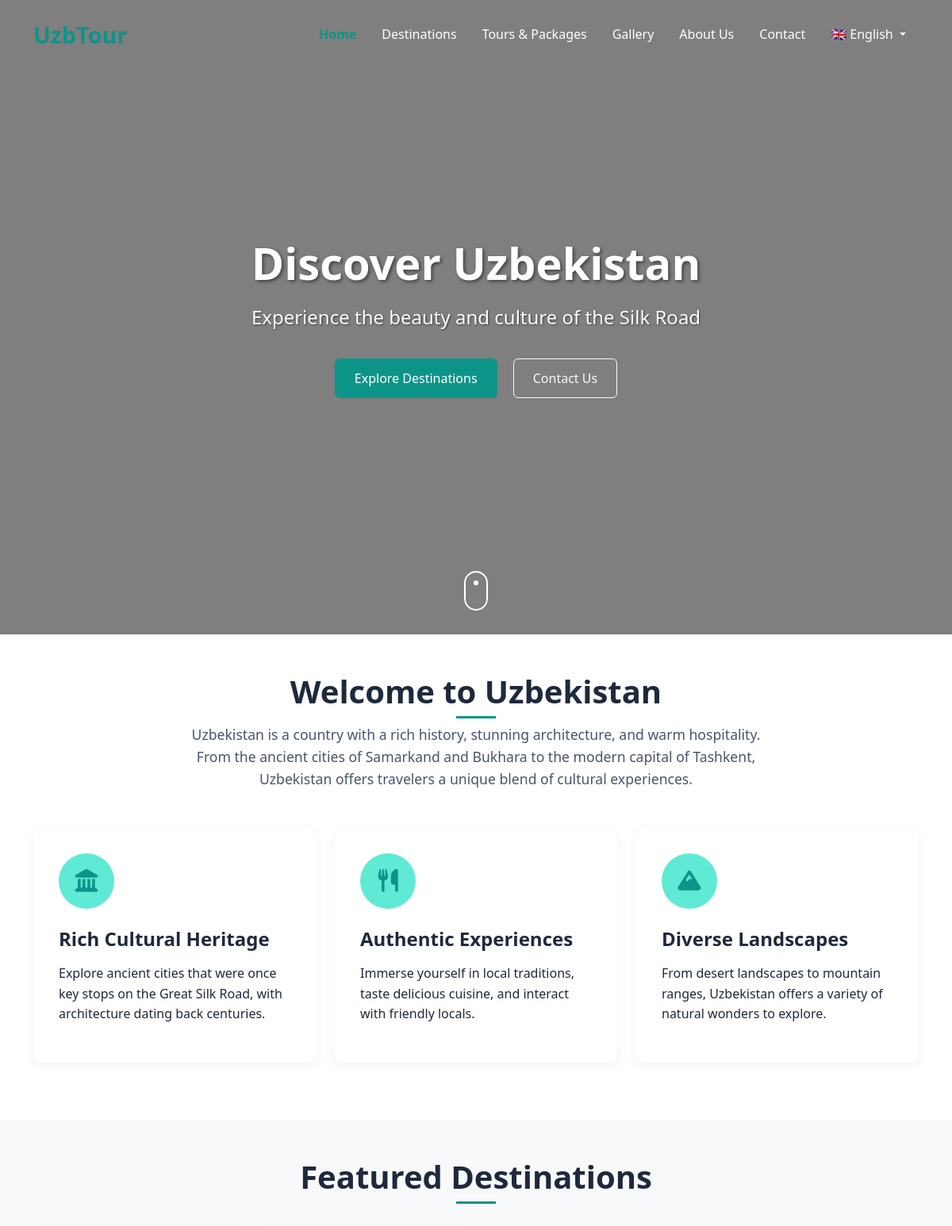
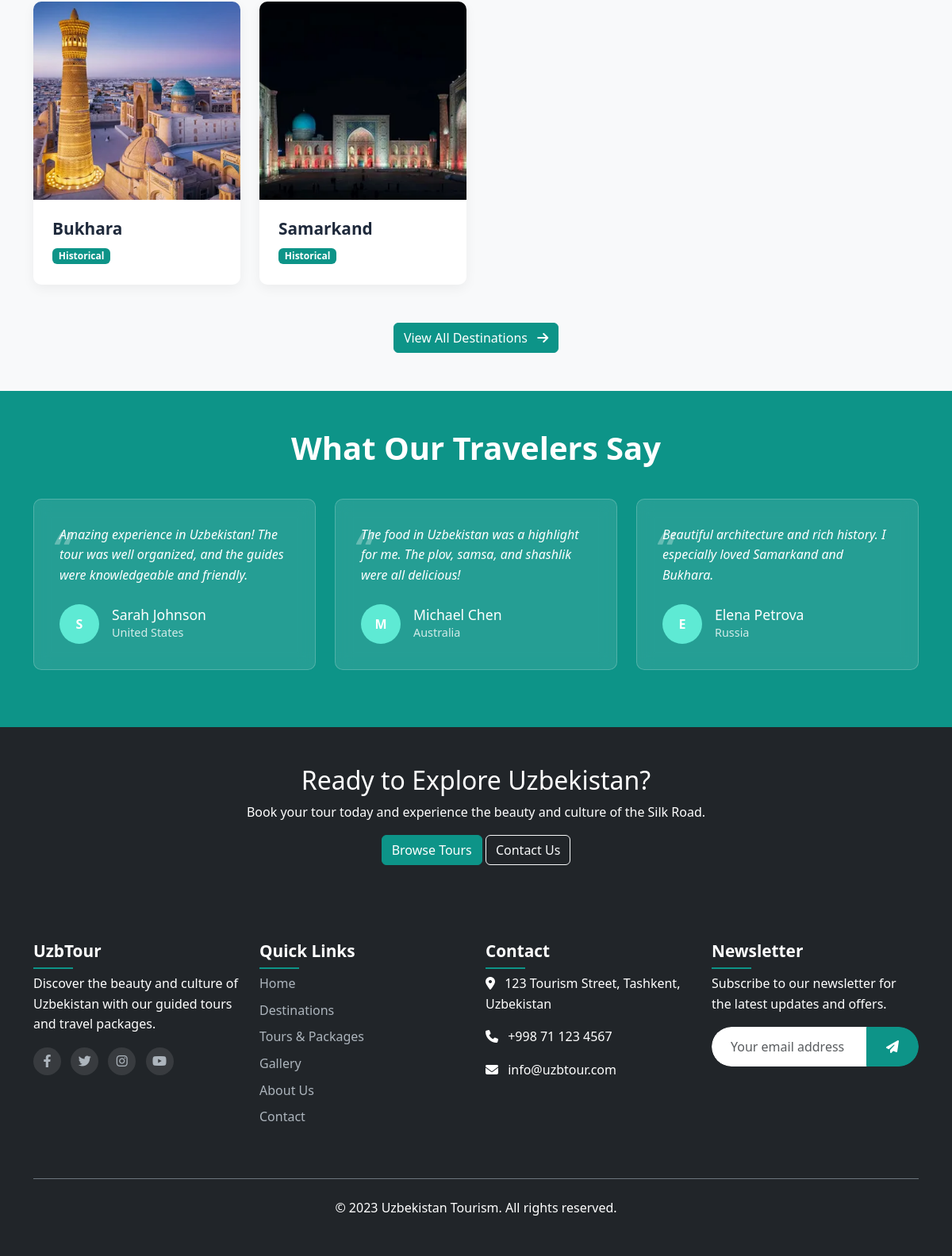
The page /en/ on the database its author committed (2 pictures, top to bottom).
### destinations/models.py (models this page shows, shortened)
class Destination(models.Model):
    name = models.CharField(_('Name'), max_length=200)
    slug = models.SlugField(_('Slug'), unique=True)
    description = RichTextField(_('Description'))
    image = models.ImageField(_('Image'), upload_to='destinations/')
    category = models.ForeignKey(DestinationCategory, on_delete=models.CASCADE, related_name='destinations',
                                 verbose_name=_('Category'))
    is_featured = models.BooleanField(_('Featured'), default=False)
    created_at = models.DateTimeField(_('Created at'), auto_now_add=True)
    updated_at = models.DateTimeField(_('Updated at'), auto_now=True)
    class Meta:
        verbose_name = _('Destination')
        verbose_name_plural = _('Destinations')
        ordering = ['-created_at']

class DestinationCategory(models.Model):
    name = models.CharField(_('Name'), max_length=100)
    slug = models.SlugField(_('Slug'), unique=True)
    class Meta:
        verbose_name = _('Destination Category')
        verbose_name_plural = _('Destination Categories')

### core/views.py (the view)
# urls.py: path('', views.home, name='home'),
def home(request):
    featured_destinations = Destination.objects.filter(is_featured=True)[:4]
    testimonials = [
        {
            'name': _('Sarah Johnson'),
            'country': _('United States'),
            'text': _(
                'Amazing experience in Uzbekistan! The tour was well organized, and the guides were knowledgeable and friendly.'),
        },
        {
            'name': _('Michael Chen'),
            'country': _('Australia'),
            'text': _(
                'The food in Uzbekistan was a highlight for me. The plov, samsa, and shashlik were all delicious!'),
        },
        {
            'name': _('Elena Petrova'),
            'country': _('Russia'),
            'text': _('Beautiful architecture and rich history. I especially loved Samarkand and Bukhara.'),
        },
    ]
    context = {
        'featured_destinations': featured_destinations,
        'testimonials': testimonials,
    }
    return render(request, 'core/home.html', context)

### core/templatetags/custom_filters.py (called while the page is built)
@register.filter
def multiply(value, arg):
    return int(value) * int(arg)

### templates/core/home.html (shortened to what this page needs)
{% extends 'base.html' %}
{% load static %}
{% load i18n %}
{% load custom_filters %}
{% block content %}
    <section class="hero">
        <div class="hero-video">
            <video autoplay muted loop id="hero-video">
                <source src="{% static 'videos/hero-video.mp4' %}" type="video/mp4">
            </video>
            <div class="hero-overlay"></div>
        </div>
        <div class="hero-content">
            <div class="container text-center">
                <h1 data-aos="fade-up">{% trans "Discover Uzbekistan" %}</h1>
                <p data-aos="fade-up" data-aos-delay="200">{% trans "Experience the beauty and culture of the Silk Road" %}</p>
                <div class="hero-buttons" data-aos="fade-up" data-aos-delay="400">
                    <a href="{% url 'destinations:list' %}" class="btn btn-primary">{% trans "Explore Destinations" %}</a>
                    <a href="{% url 'contact:contact' %}" class="btn btn-outline-light">{% trans "Contact Us" %}</a>
                </div>
            </div>
        </div>
        <div class="scroll-down">
            <div class="mouse">
                <div class="wheel"></div>
            </div>
        </div>
    </section>
    <section class="intro py-5">
        <div class="container">
            <div class="row justify-content-center">
                <div class="col-lg-8 text-center">
                    <h2 class="section-title" data-aos="fade-up">{% trans "Welcome to Uzbekistan" %}</h2>
                    <p class="section-description" data-aos="fade-up" data-aos-delay="100">
                        {% trans "Uzbekistan is a country with a rich history, stunning architecture, and warm hospitality. From the ancient cities of Samarkand and Bukhara to the modern capital of Tashkent, Uzbekistan offers travelers a unique blend of cultural experiences." %}
                    </p>
                </div>
            </div>
            <div class="row mt-5">
                <div class="col-md-4 mb-4" data-aos="fade-up">
                    <div class="feature-box">
                        <div class="feature-icon">
                            <i class="fas fa-landmark"></i>
                        </div>
                        <h3>{% trans "Rich Cultural Heritage" %}</h3>
                        <p>{% trans "Explore ancient cities that were once key stops on the Great Silk Road, with architecture dating back centuries." %}</p>
                    </div>
                </div>
                <div class="col-md-4 mb-4" data-aos="fade-up" data-aos-delay="100">
                    <div class="feature-box">
                        <div class="feature-icon">
                            <i class="fas fa-utensils"></i>
                        </div>
                        <h3>{% trans "Authentic Experiences" %}</h3>
                        <p>{% trans "Immerse yourself in local traditions, taste delicious cuisine, and interact with friendly locals." %}</p>
                    </div>
                </div>
                <div class="col-md-4 mb-4" data-aos="fade-up" data-aos-delay="200">
                    <div class="feature-box">
                        <div class="feature-icon">
                            <i class="fas fa-mountain"></i>
                        </div>
                        <h3>{% trans "Diverse Landscapes" %}</h3>
                        <p>{% trans "From desert landscapes to mountain ranges, Uzbekistan offers a variety of natural wonders to explore." %}</p>
                    </div>
                </div>
            </div>
        </div>
    </section>
    <section class="featured-destinations py-5 bg-light">
        <div class="container">
            <div class="row">
                <div class="col-12 text-center">
                    <h2 class="section-title" data-aos="fade-up">{% trans "Featured Destinations" %}</h2>
                </div>
            </div>
            <div class="row mt-4">
                {% for destination in featured_destinations %}
                    <div class="col-md-6 col-lg-3 mb-4" data-aos="fade-up" data-aos-delay="{{ forloop.counter|add:'-1'|multiply:100 }}">
                        <div class="destination-card">
                            <div class="destination-image">
                            </div>
                            <div class="destination-content">
                                <h3>{{ destination.name }}</h3>
                                <span class="badge bg-primary">{{ destination.category.name }}</span>
                            </div>
                        </div>
                    </div>
                {% empty %}
                    <div class="col-12 text-center">
                        <p>{% trans "No featured destinations available." %}</p>
                    </div>
                {% endfor %}
            </div>
            <div class="row mt-4">
                <div class="col-12 text-center" data-aos="fade-up">
                    <a href="{% url 'destinations:list' %}" class="btn btn-primary">
                        {% trans "View All Destinations" %} <i class="fas fa-arrow-right ms-2"></i>
                    </a>
                </div>
            </div>
        </div>
    </section>
    <section class="testimonials py-5 bg-primary text-white">
        <div class="container">
            <div class="row">
                <div class="col-12 text-center">
                    <h2 class="section-title" data-aos="fade-up">{% trans "What Our Travelers Say" %}</h2>
                </div>
            </div>
            <div class="row mt-4">
                {% for testimonial in testimonials %}
                    <div class="col-md-4 mb-4" data-aos="fade-up" data-aos-delay="{{ forloop.counter|add:'-1'|multiply:100 }}">
                        <div class="testimonial-card">
                            <div class="testimonial-content">
                                <p class="testimonial-text">{{ testimonial.text }}</p>
                            </div>
                            <div class="testimonial-author">
                                <div class="testimonial-avatar">
                                    {{ testimonial.name|first }}
                                </div>
                                <div class="testimonial-info">
                                    <h4>{{ testimonial.name }}</h4>
                                    <p>{{ testimonial.country }}</p>
                                </div>
                            </div>
                        </div>
                    </div>
                {% endfor %}
            </div>
        </div>
    </section>
    <section class="cta py-5 bg-dark text-white">
        <div class="container">
            <div class="row justify-content-center">
                <div class="col-lg-8 text-center">
                    <h2 data-aos="fade-up">{% trans "Ready to Explore Uzbekistan?" %}</h2>
                    <p data-aos="fade-up" data-aos-delay="100">{% trans "Book your tour today and experience the beauty and culture of the Silk Road." %}</p>
                    <div class="cta-buttons" data-aos="fade-up" data-aos-delay="200">
                        <a href="{% url 'tours:list' %}" class="btn btn-primary">{% trans "Browse Tours" %}</a>
                        <a href="{% url 'contact:contact' %}" class="btn btn-outline-light">{% trans "Contact Us" %}</a>
                    </div>
                </div>
            </div>
        </div>
    </section>
{% endblock %}

### static/css/style.css (style rules this page uses)
:root { --primary-color: #0d9488; --primary-dark: #0f766e; --primary-light: #5eead4; --secondary-color: #475569; --light-color: #f8fafc; --dark-color: #1e293b; --transition: all 0.3s ease; }
body { font-family: "Segoe UI", Tahoma, Geneva, Verdana, sans-serif; color: var(--dark-color); line-height: 1.6; }
a { color: var(--primary-color); text-decoration: none; transition: var(--transition); }
.btn-primary { background-color: var(--primary-color); border-color: var(--primary-color); }
.bg-primary { background-color: var(--primary-color) !important; }
.section-title { font-size: 2.5rem; font-weight: 700; margin-bottom: 1rem; position: relative; display: inline-block; }
.section-title::after { content: ""; position: absolute; bottom: -10px; left: 50%; transform: translateX(-50%); width: 50px; height: 3px; background-color: var(--primary-color); }
.section-description { font-size: 1.1rem; color: var(--secondary-color); max-width: 800px; margin: 0 auto; }
.hero { position: relative; height: 100vh; display: flex; align-items: center; justify-content: center; color: white; overflow: hidden; }
.hero-video { position: absolute; top: 0; left: 0; width: 100%; height: 100%; z-index: -1; }
.hero-video video { width: 100%; height: 100%; object-fit: cover; }
.hero-overlay { position: absolute; top: 0; left: 0; width: 100%; height: 100%; background-color: rgba(0, 0, 0, 0.5); }
.hero-content { text-align: center; z-index: 1; }
.hero-content h1 { font-size: 3.5rem; font-weight: 700; margin-bottom: 1rem; text-shadow: 2px 2px 4px rgba(0, 0, 0, 0.5); }
.hero-content p { font-size: 1.5rem; margin-bottom: 2rem; text-shadow: 1px 1px 2px rgba(0, 0, 0, 0.5); }
.hero-buttons .btn { margin: 0 0.5rem; padding: 0.75rem 1.5rem; font-weight: 500; }
.scroll-down { position: absolute; bottom: 30px; left: 50%; transform: translateX(-50%); z-index: 2; }
.mouse { width: 30px; height: 50px; border: 2px solid white; border-radius: 15px; position: relative; }
.wheel { width: 6px; height: 6px; background-color: white; border-radius: 50%; position: absolute; top: 10px; left: 50%; transform: translateX(-50%); animation: scroll 1.5s infinite; }
.feature-box { background-color: white; padding: 2rem; border-radius: 10px; box-shadow: 0 5px 15px rgba(0, 0, 0, 0.05); transition: var(--transition); height: 100%; }
.feature-icon { width: 70px; height: 70px; background-color: var(--primary-light); border-radius: 50%; display: flex; align-items: center; justify-content: center; margin-bottom: 1.5rem; }
.feature-icon i { font-size: 1.8rem; color: var(--primary-color); }
.feature-box h3 { font-size: 1.5rem; font-weight: 600; margin-bottom: 1rem; }
.destination-card { background-color: white; border-radius: 10px; overflow: hidden; box-shadow: 0 5px 15px rgba(0, 0, 0, 0.05); transition: var(--transition); height: 100%; }
.destination-image { position: relative; height: 250px; overflow: hidden; }
.destination-content { padding: 1.5rem; }
.destination-content h3 { font-size: 1.3rem; font-weight: 600; margin-bottom: 0.5rem; }
.testimonial-card { background-color: rgba(255, 255, 255, 0.1); border-radius: 10px; padding: 2rem; height: 100%; backdrop-filter: blur(10px); border: 1px solid rgba(255, 255, 255, 0.2); }
.testimonial-text { font-style: italic; margin-bottom: 1.5rem; position: relative; }
.testimonial-text::before { content: "\201C"; font-size: 4rem; position: absolute; top: -20px; left: -10px; opacity: 0.3; }
.testimonial-author { display: flex; align-items: center; }
.testimonial-avatar { width: 50px; height: 50px; background-color: var(--primary-light); border-radius: 50%; display: flex; align-items: center; justify-content: center; font-weight: 600; margin-right: 1rem; }
.testimonial-info h4 { font-size: 1.1rem; margin-bottom: 0; }
.testimonial-info p { font-size: 0.9rem; opacity: 0.8; margin-bottom: 0; }

### rows shown on the page
Destination: name "Bukhara", category.name "Historical"
Destination: name "Samarkand", category.name "Historical"

### other values the page prints
{{ testimonial.text }} "Amazing experience in Uzbekistan! The tour was well organized, and the guides were knowledgeable and friendly." "The food in Uzbekistan was a highlight for me. The plov, samsa, and shashlik were all delicious!" "Beautiful architecture and rich history. I especially loved Samarkand and Bukhara."
{{ testimonial.name|first }} "S" "M" "E"
{{ testimonial.name }} "Sarah Johnson" "Michael Chen" "Elena Petrova"
{{ testimonial.country }} "United States" "Australia" "Russia"
